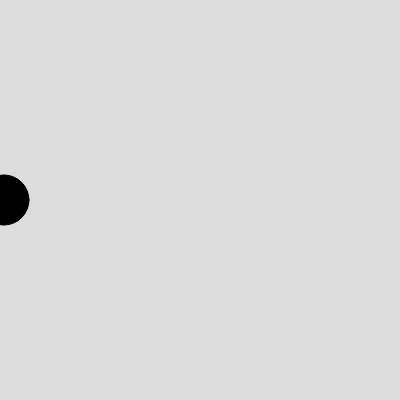
Frame 1 (no input)
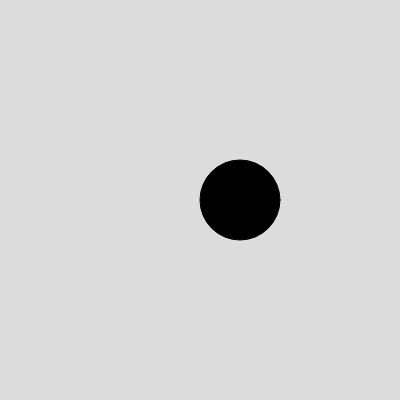
Frame 60 (no input)
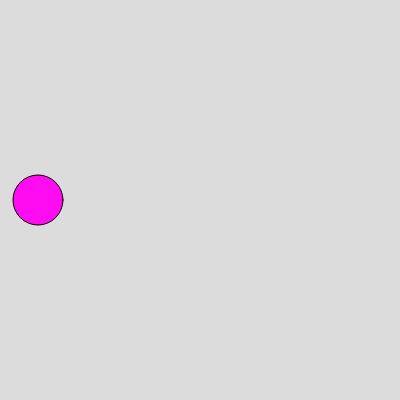
Frame 120 (the mouse pressed at the canvas centre since frame 60)

The p5.js sketch that drew these frames (run headless with seeded random() and noise() and a simulated clock; from frame 60 on, the mouse is pressed at the canvas centre):

// p5.js sketch
// ── sketch.js
// DDM2008 — Activity 2a
// (Mode Switch, 20 min)

let x = 0;        // ellipse x-position
let size = 50;    // ellipse size (you can change this in your if/else)
let bgColor;      // background color set by switch(key)
let shapeColor;

function setup() {
  createCanvas(400, 400);
  bgColor = color(220);
  shapeColor = color(255, 105, 180);
}

function draw() {
  background(bgColor);

  // --- Movement (base behaviour) ---
  // The ellipse moves to the right each frame.
  // If you decide to control speed with an if/else below,
  // REMOVE or comment out this next line so you don't "double add" to x.
  x += 2;

  // Wrap around when it exits the right edge
  if (x > width + size / 2) {
    x = 0;
    shapeColor = color(255, 105, 180);
  }


  // --- Your if/else goes here (choose ONE behaviour rule) ---
  // Examples (uncomment ONE idea, or write your own):
  //
  //Change colour on mouse press
  if (mouseIsPressed) {
  fill(255, 13, 240);
  } else {
  fill(0);
  }
  //
  // 2) Change size on right half
  if (x > width / 2) {
  size = 80;
  } else {
  size = 50;
  }
  //
  // 3) Change speed using mouse position (THEN comment out x += 2; above)
  if (mouseX > width / 2) {
  x += 4; // faster on right
  } else {
  x += 2; // slower on left
  }
  //
  // Keep it simple: one clear rule that is easy to see on screen.

  // --- Draw the ellipse (after your if/else so changes apply this frame) ---
  // If you didn't set fill() in your rule above, it will be black.
  // fill(shapeColor);
  ellipse(x, height / 2, size);

  // Stretch (optional, if you finish early):
  // - Draw a rect instead of an ellipse when mouseIsPressed.
}

// --- Mode switching with number keys: 1, 2, 3 ---
function keyPressed() {
  switch (key) {
    case '1':
      bgColor = color(0); // black
      break;
    case '2':
      bgColor = color(44,255,5); // green
      break;
    case '3':
      bgColor = color(35,35,255); // blue
      break;
    default:
      bgColor = color(220);           // grey
  }
}
